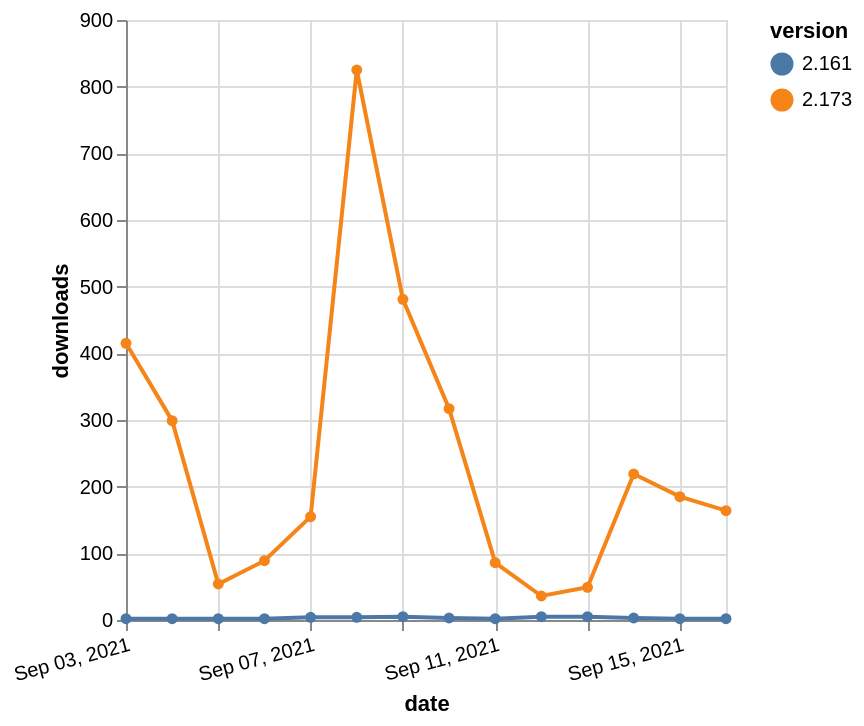

The specification (Vega-Lite) saved for this image:
### Vega-Lite specification from a JSON file in a GitHub repository (floating-point values rounded to 4 significant figures)
{"$schema": "https://vega.github.io/schema/vega-lite/v5.json", "description": "A simple bar chart with embedded data.", "data": {"values": [{"date": "2021-09-03", "total": 45204, "delta": 2, "version": "2.161"}, {"date": "2021-09-04", "total": 45206, "delta": 2, "version": "2.161"}, {"date": "2021-09-05", "total": 45208, "delta": 2, "version": "2.161"}, {"date": "2021-09-06", "total": 45210, "delta": 2, "version": "2.161"}, {"date": "2021-09-07", "total": 45214, "delta": 4, "version": "2.161"}, {"date": "2021-09-08", "total": 45218, "delta": 4, "version": "2.161"}, {"date": "2021-09-09", "total": 45223, "delta": 5, "version": "2.161"}, {"date": "2021-09-10", "total": 45226, "delta": 3, "version": "2.161"}, {"date": "2021-09-11", "total": 45228, "delta": 2, "version": "2.161"}, {"date": "2021-09-12", "total": 45233, "delta": 5, "version": "2.161"}, {"date": "2021-09-13", "total": 45238, "delta": 5, "version": "2.161"}, {"date": "2021-09-14", "total": 45241, "delta": 3, "version": "2.161"}, {"date": "2021-09-15", "total": 45243, "delta": 2, "version": "2.161"}, {"date": "2021-09-16", "total": 45245, "delta": 2, "version": "2.161"}, {"date": "2021-09-03", "total": 163039, "delta": 415, "version": "2.173"}, {"date": "2021-09-04", "total": 163338, "delta": 299, "version": "2.173"}, {"date": "2021-09-05", "total": 163392, "delta": 54, "version": "2.173"}, {"date": "2021-09-06", "total": 163481, "delta": 89, "version": "2.173"}, {"date": "2021-09-07", "total": 163636, "delta": 155, "version": "2.173"}, {"date": "2021-09-08", "total": 164461, "delta": 825, "version": "2.173"}, {"date": "2021-09-09", "total": 164942, "delta": 481, "version": "2.173"}, {"date": "2021-09-10", "total": 165259, "delta": 317, "version": "2.173"}, {"date": "2021-09-11", "total": 165345, "delta": 86, "version": "2.173"}, {"date": "2021-09-12", "total": 165381, "delta": 36, "version": "2.173"}, {"date": "2021-09-13", "total": 165430, "delta": 49, "version": "2.173"}, {"date": "2021-09-14", "total": 165649, "delta": 219, "version": "2.173"}, {"date": "2021-09-15", "total": 165834, "delta": 185, "version": "2.173"}, {"date": "2021-09-16", "total": 165998, "delta": 164, "version": "2.173"}]}, "width": "container", "mark": {"type": "line", "point": {"filled": true}}, "encoding": {"x": {"field": "date", "type": "temporal", "timeUnit": "yearmonthdate", "title": "date", "axis": {"labelAngle": -15}}, "y": {"field": "delta", "type": "quantitative", "title": "downloads"}, "color": {"field": "version", "type": "nominal"}, "tooltip": {"field": "delta"}}}
